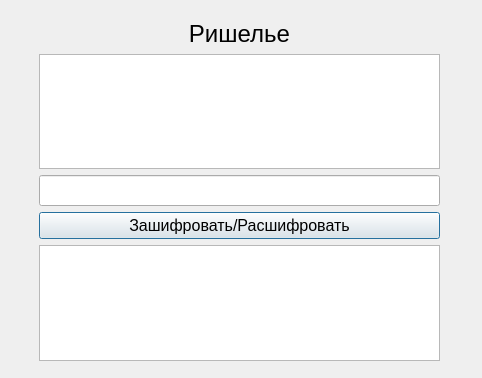
<?xml version="1.0" encoding="UTF-8"?>
<ui version="4.0">
 <class>Richelieu</class>
 <widget class="QDialog" name="Richelieu">
  <property name="geometry">
   <rect>
    <x>0</x>
    <y>0</y>
    <width>482</width>
    <height>378</height>
   </rect>
  </property>
  <property name="windowTitle">
   <string>Richelieu</string>
  </property>
  <widget class="QWidget" name="verticalLayoutWidget">
   <property name="geometry">
    <rect>
     <x>39</x>
     <y>20</y>
     <width>401</width>
     <height>341</height>
    </rect>
   </property>
   <layout class="QVBoxLayout" name="verticalLayout">
    <item>
     <widget class="QLabel" name="label">
      <property name="font">
       <font>
        <pointsize>18</pointsize>
       </font>
      </property>
      <property name="text">
       <string>Ришелье</string>
      </property>
      <property name="alignment">
       <set>Qt::AlignCenter</set>
      </property>
     </widget>
    </item>
    <item>
     <widget class="QTextEdit" name="input">
      <property name="font">
       <font>
        <pointsize>14</pointsize>
       </font>
      </property>
     </widget>
    </item>
    <item>
     <layout class="QHBoxLayout" name="horizontalLayout"/>
    </item>
    <item>
     <widget class="QLineEdit" name="key">
      <property name="font">
       <font>
        <pointsize>14</pointsize>
       </font>
      </property>
     </widget>
    </item>
    <item>
     <widget class="QPushButton" name="encodeDecode">
      <property name="font">
       <font>
        <pointsize>12</pointsize>
       </font>
      </property>
      <property name="text">
       <string>Зашифровать/Расшифровать</string>
      </property>
     </widget>
    </item>
    <item>
     <widget class="QTextEdit" name="output">
      <property name="font">
       <font>
        <pointsize>14</pointsize>
       </font>
      </property>
      <property name="readOnly">
       <bool>true</bool>
      </property>
     </widget>
    </item>
   </layout>
  </widget>
 </widget>
 <resources/>
 <connections/>
</ui>
